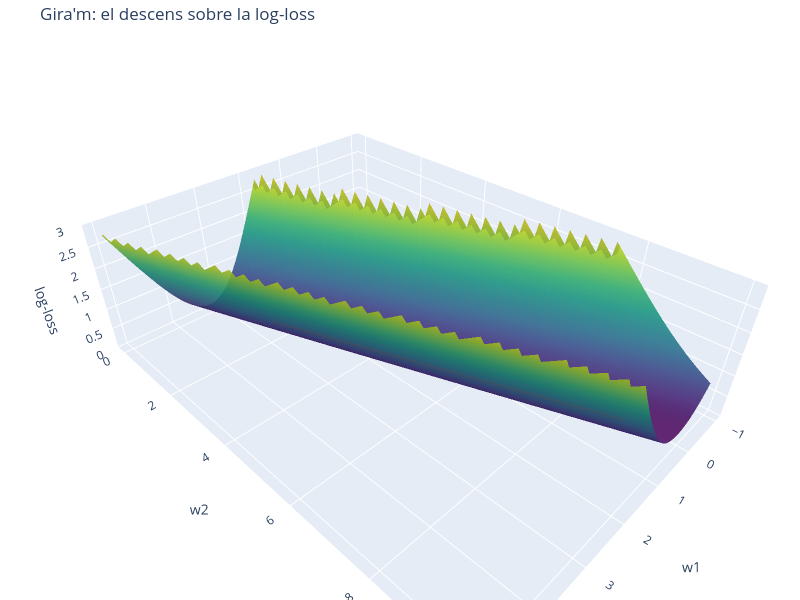

The notebook cell this image was saved under:
### Markdown cell above
I una versió que **es pot girar amb el ratolí** (arrossegar per girar, roda per apropar).
Fa servir Plotly, com a `MA_01b`: a Colab ja hi és; en local, `pip install plotly`.

### Code cell
import plotly.graph_objects as go

fig3d = go.Figure(go.Surface(x=WA1[::2, ::2], y=WA2[::2, ::2], z=LA_tallat[::2, ::2],
                             colorscale="Viridis", showscale=False, opacity=0.9))
fig3d.add_trace(go.Scatter3d(x=cami[::50, 0], y=cami[::50, 1], z=L_cami_tallat, mode="lines",
                             line=dict(color="red", width=6), name="camí del descens"))
fig3d.update_layout(scene=dict(xaxis_title="w1", yaxis_title="w2", zaxis_title="log-loss",
                               zaxis=dict(range=[0, 3])),
                    width=800, height=600, margin=dict(l=0, r=0, t=40, b=0),
                    title="Gira'm: el descens sobre la log-loss")
fig3d.show()

### Figure 1 — Plotly figure (JSON) as saved in the notebook; plotly's stock layout.template omitted (floating-point values rounded to 4 significant figures; data arrays with more than 128 entries replaced by an {"elided": "..."} marker saying what was removed)
{"data": [{"colorscale": [[0.0, "#440154"], [0.1111, "#482878"], [0.2222, "#3e4989"], [0.3333, "#31688e"], [0.4444, "#26828e"], [0.5556, "#1f9e89"], [0.6667, "#35b779"], [0.7778, "#6ece58"], [0.8889, "#b5de2b"], [1.0, "#fde725"]], "opacity": 0.9, "showscale": false, "type": "surface", "x": {"elided": "70x70 float values"}, "y": {"elided": "70x70 float values"}, "z": {"elided": "70x70 float values"}}, {"line": {"color": "red", "width": 6}, "mode": "lines", "name": "camí del descens", "type": "scatter3d", "x": {"elided": "401 float values"}, "y": {"elided": "401 float values"}, "z": {"elided": "401 float values"}}], "layout": {"height": 600, "margin": {"b": 0, "l": 0, "r": 0, "t": 40}, "scene": {"xaxis": {"title": {"text": "w1"}}, "yaxis": {"title": {"text": "w2"}}, "zaxis": {"range": [0, 3], "title": {"text": "log-loss"}}}, "title": {"text": "Gira'm: el descens sobre la log-loss"}, "width": 800}}
